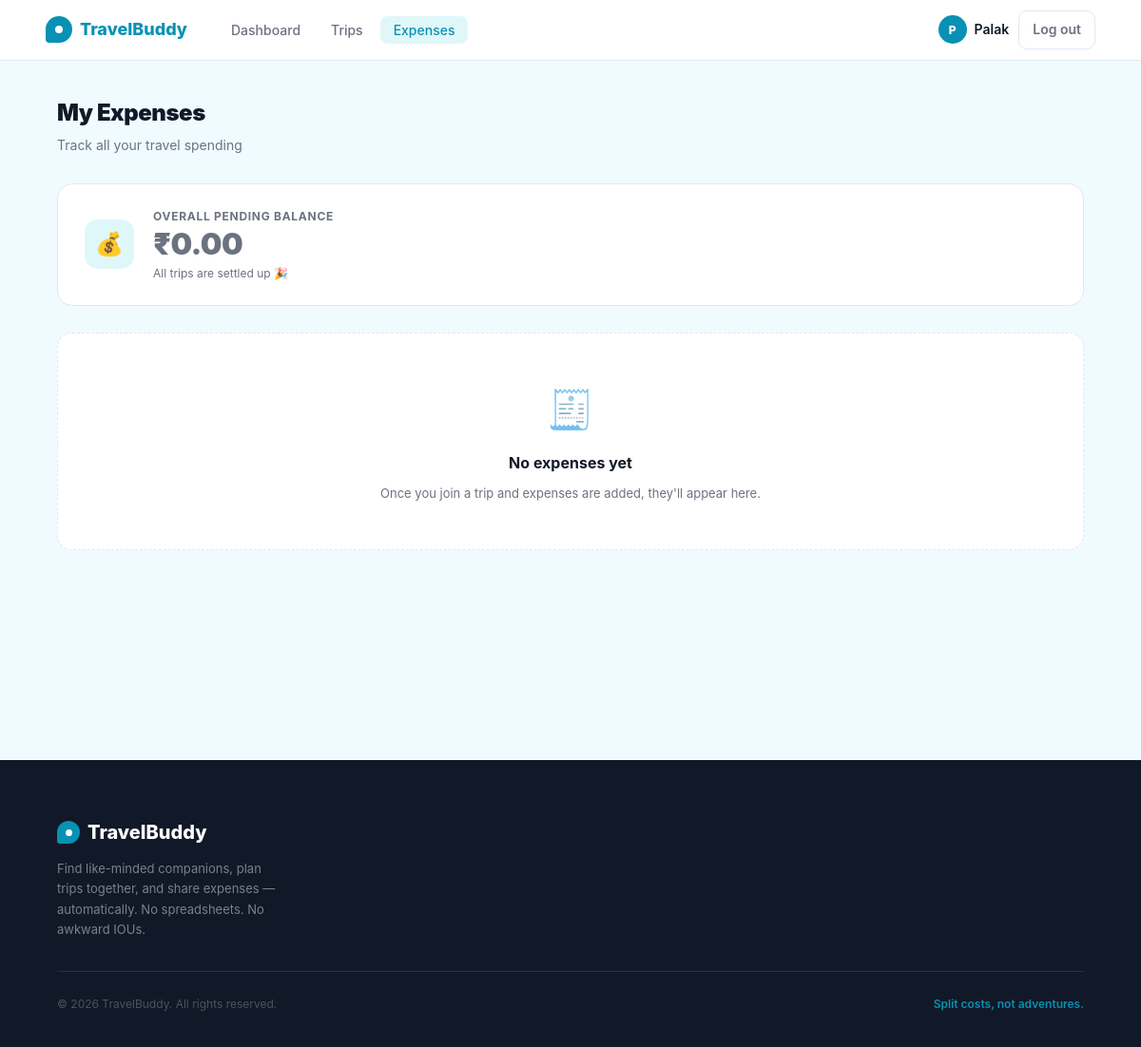
Page /my-expenses (signed in) on the earlier database version.
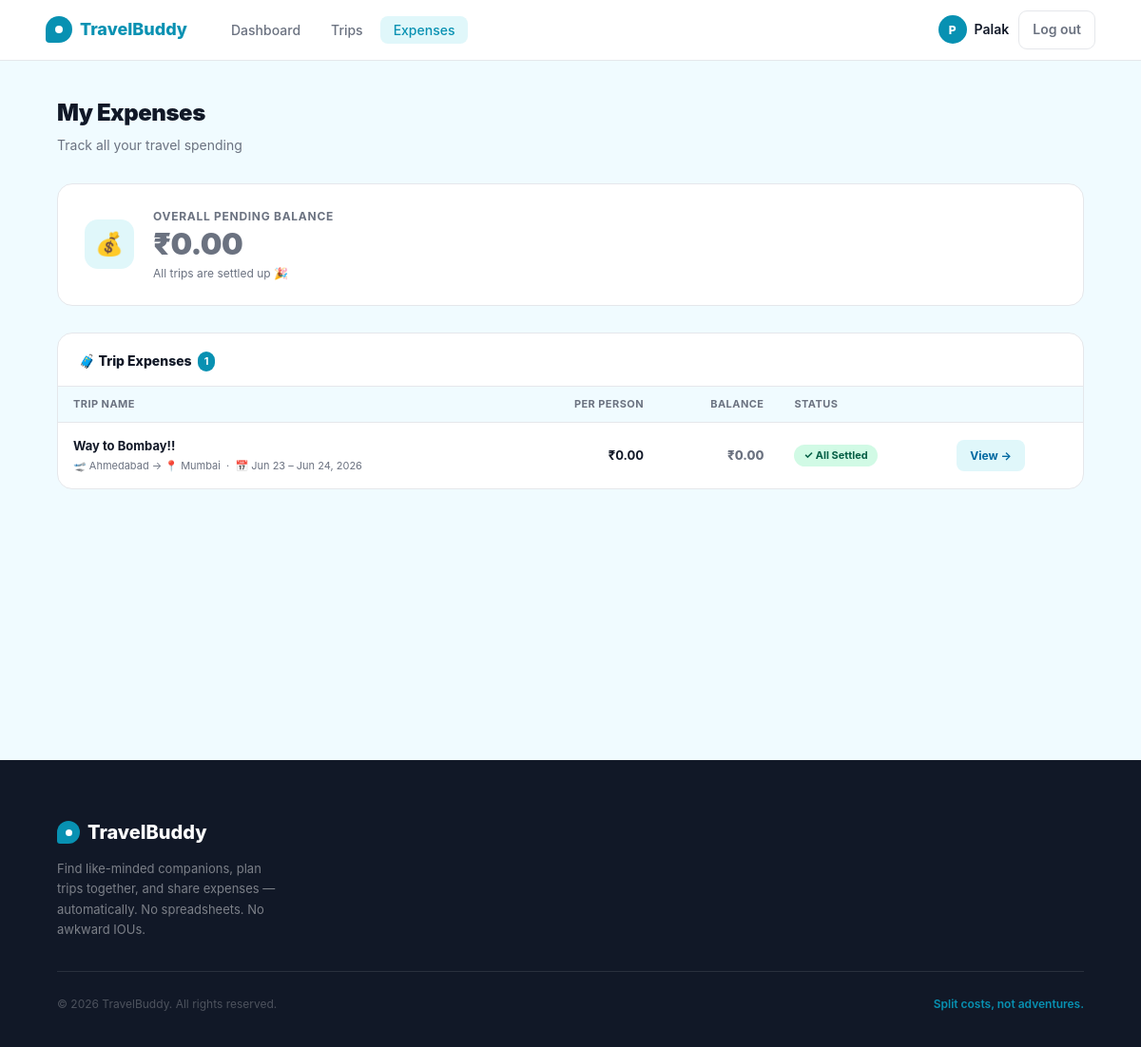
Same page on the later database version.
### app/models.py (models this page shows, shortened)
class Trip(db.Model):
    __tablename__ = 'trips'
    __table_args__ = (
        db.Index('ix_trips_owner_status', 'owner_id', 'status'),
        db.Index('ix_trips_public_start', 'is_public', 'start_date'),
    )
    id          = db.Column(db.Integer, primary_key=True)
    owner_id    = db.Column(db.Integer, db.ForeignKey('users.id'), nullable=False)
    title       = db.Column(db.String(150), nullable=False)
    destination = db.Column(db.String(150), nullable=False)
    departure_city = db.Column(db.String(100), default='')
    start_date  = db.Column(db.Date, nullable=False)
    end_date    = db.Column(db.Date, nullable=False)
    description = db.Column(db.Text, default='')
    budget_min  = db.Column(db.Float, default=0)
    budget_max  = db.Column(db.Float, default=0)
    max_members = db.Column(db.Integer, default=4)
    status      = db.Column(db.String(20), default='OPEN')
    join_deadline           = db.Column(db.DateTime, nullable=True)
    open_roster             = db.Column(db.Boolean, default=False, nullable=False,
                                        server_default='0')
    confirmation_deadline   = db.Column(db.DateTime, nullable=True)
    confirmation_started_at = db.Column(db.DateTime, nullable=True)
    cancelled_at            = db.Column(db.DateTime, nullable=True)
    is_public   = db.Column(db.Boolean, default=True)
    created_at  = db.Column(db.DateTime, default=lambda: datetime.now(timezone.utc))
    owner    = db.relationship('User', back_populates='owned_trips')
    members  = db.relationship('TripMember', back_populates='trip', lazy='dynamic',
                               cascade='all, delete-orphan')
    expenses = db.relationship('Expense', back_populates='trip', lazy='dynamic',
                               cascade='all, delete-orphan')
    def member_count(self):
        return self.members.filter_by(status='accepted').count() + 1  # +1 for owner
    def accepted_members(self):
        return TripMember.query.filter_by(trip_id=self.id, status='accepted').all()
    def all_member_users(self):
        users = [self.owner]
        for m in self.accepted_members():
            users.append(m.user)
        return users
    def total_spent(self):
        return round(sum(e.amount for e in self.expenses), 2)
    def your_share(self, user_id):
        mc = self.member_count()
        return round(self.total_spent() / mc, 2) if mc else 0.0
    def balance_for(self, user_id):
        paid = sum(e.amount for e in self.expenses.filter_by(paid_by_id=user_id))
        share = self.your_share(user_id)
        return round(paid - share, 2)
    def calculate_settlements(self):
        members = self.all_member_users()
        mc = len(members)
        if mc == 0:
            return []
        total = sum(e.amount for e in self.expenses)
        share = total / mc
        balances = []
        for user in members:
            paid = sum(e.amount for e in self.expenses.filter_by(paid_by_id=user.id))
            balances.append([user, round(paid - share, 2)])
        creditors = sorted([b for b in balances if b[1] > 0.009], key=lambda x: -x[1])
        debtors   = sorted([b for b in balances if b[1] < -0.009], key=lambda x: x[1])
        settlements = []
        i, j = 0, 0
        return settlements

### app/expenses/routes.py (the view, shortened to what this page needs)
@expenses.route('/my-expenses')
@login_required
def my_expenses():
    trip_ids = current_user._all_trip_ids()
    trips_list = Trip.query.filter(Trip.id.in_(trip_ids)).order_by(Trip.start_date.desc()).all() \
        if trip_ids else []
    rows = []
    pending_balance = 0.0
    for trip in trips_list:
        raw_balance = trip.balance_for(current_user.id)
        per_person  = trip.your_share(current_user.id)
        computed_transfers = trip.calculate_settlements()
        my_debts = [t for t in computed_transfers if t['debtor'].id == current_user.id]
        my_credits = [t for t in computed_transfers if t['creditor'].id == current_user.id]
        if not my_debts and not my_credits:
            settled = True
            unsettled_amount = 0.0
        if not settled:
            pending_balance += unsettled_amount
        rows.append({
            'trip':       trip,
            'per_person': round(per_person, 2),
            'balance':    round(raw_balance, 2),
            'settled':    settled,
        })
    return render_template('expenses/my_expenses.html',
        rows=rows,
        pending_balance=round(pending_balance, 2)
    )

### app/models.py (called while the page is built)
@login_manager.user_loader
def load_user(user_id):
    return db.session.get(User, int(user_id))

    def _all_trip_ids(self):
        owned = [t.id for t in Trip.query.filter_by(owner_id=self.id).all()]
        joined = [m.trip_id for m in
                  TripMember.query.filter_by(user_id=self.id, status='accepted').all()]
        return list(set(owned + joined))

### app/templates/expenses/my_expenses.html (shortened to what this page needs)
{% extends "base.html" %}
{% block content %}
<div class="myexp-page">
  <div class="myexp-inner">
    <div class="page-header">
      <h1 class="page-title">My Expenses</h1>
      <p class="page-subtitle">Track all your travel spending</p>
    </div>
    <div class="balance-card">
      <div class="balance-icon">💰</div>
      <div class="balance-info">
        <div class="balance-label">Overall Pending Balance</div>
        {% if pending_balance > 0.009 %}
          <div class="balance-amount positive">+₹{{ "%.2f"|format(pending_balance) }}</div>
          <div class="balance-sub">You are owed this amount across unsettled trips</div>
        {% elif pending_balance < -0.009 %}
          <div class="balance-amount negative">−₹{{ "%.2f"|format(-pending_balance) }}</div>
          <div class="balance-sub">You owe this amount across unsettled trips</div>
        {% else %}
          <div class="balance-amount zero">₹0.00</div>
          <div class="balance-sub">All trips are settled up 🎉</div>
        {% endif %}
      </div>
    </div>
    {% if rows %}
    <div class="panel">
      <div class="panel-head">
        <div class="panel-title">
          🧳 Trip Expenses
          <span class="panel-count">{{ rows|length }}</span>
        </div>
      </div>
      <div class="exp-table-wrap">
        <table class="exp-table">
          <thead>
            <tr>
              <th>Trip Name</th>
              <th class="col-right">Per Person</th>
              <th class="col-right">Balance</th>
              <th>Status</th>
              <th></th>
            </tr>
          </thead>
          <tbody>
            {% for row in rows %}
            <tr>
              <td>
                <div class="td-trip-name">
                  <a href="{{ url_for('trips.detail', trip_id=row.trip.id) }}">{{ row.trip.title }}</a>
                </div>
                <div class="td-trip-sub">
                  🛫 {{ row.trip.departure_city }} → 📍 {{ row.trip.destination }} &nbsp;·&nbsp;
                  📅 {{ row.trip.start_date.strftime('%b %d') }} – {{ row.trip.end_date.strftime('%b %d, %Y') }}
                </div>
              </td>
              <td class="td-amount">₹{{ "%.2f"|format(row.per_person) }}</td>
              <td class="td-balance {% if row.balance > 0.009 %}positive{% elif row.balance < -0.009 %}negative{% else %}zero{% endif %}">
                {% if row.balance > 0.009 %}
                  +₹{{ "%.2f"|format(row.balance) }}
                {% elif row.balance < -0.009 %}
                  −₹{{ "%.2f"|format(-row.balance) }}
                {% else %}
                  ₹0.00
                {% endif %}
              </td>
              <td>
                {% if row.settled %}
                  <span class="badge badge-settled">✓ All Settled</span>
                {% else %}
                  <span class="badge badge-pending">⏳ Pending</span>
                {% endif %}
              </td>
              <td>
                <a href="{{ url_for('trips.detail', trip_id=row.trip.id) }}#settlement-summary"
                   class="btn-view">View →</a>
              </td>
            </tr>
            {% endfor %}
          </tbody>
        </table>
      </div>
    </div>
    {% else %}
    <div class="empty-state">
      <div class="empty-icon">🧾</div>
      <h4>No expenses yet</h4>
      <p>Once you join a trip and expenses are added, they'll appear here.</p>
    </div>
    {% endif %}
  </div>
</div>
{% endblock %}

Differences in the rows shown:
added Trip: trip "Way to Bombay!!", trip.departure_city "Ahmedabad", trip.destination "Mumbai", trip.start_date "Jun 23", trip.end_date "Jun 24, 2026"
Other differences:
{{ rows|length }}: (not shown) → "1"
text no longer shown: "🧾 No expenses yet Once you join a trip and expenses are added, they'll appear here."
text now shown: "🧳 Trip Expenses TRIP NAME PER PERSON BALANCE STATUS"
new list line: "→ 📍 · 📅 – ₹ 0.00 ₹0.00 ✓ All Settled View →"
